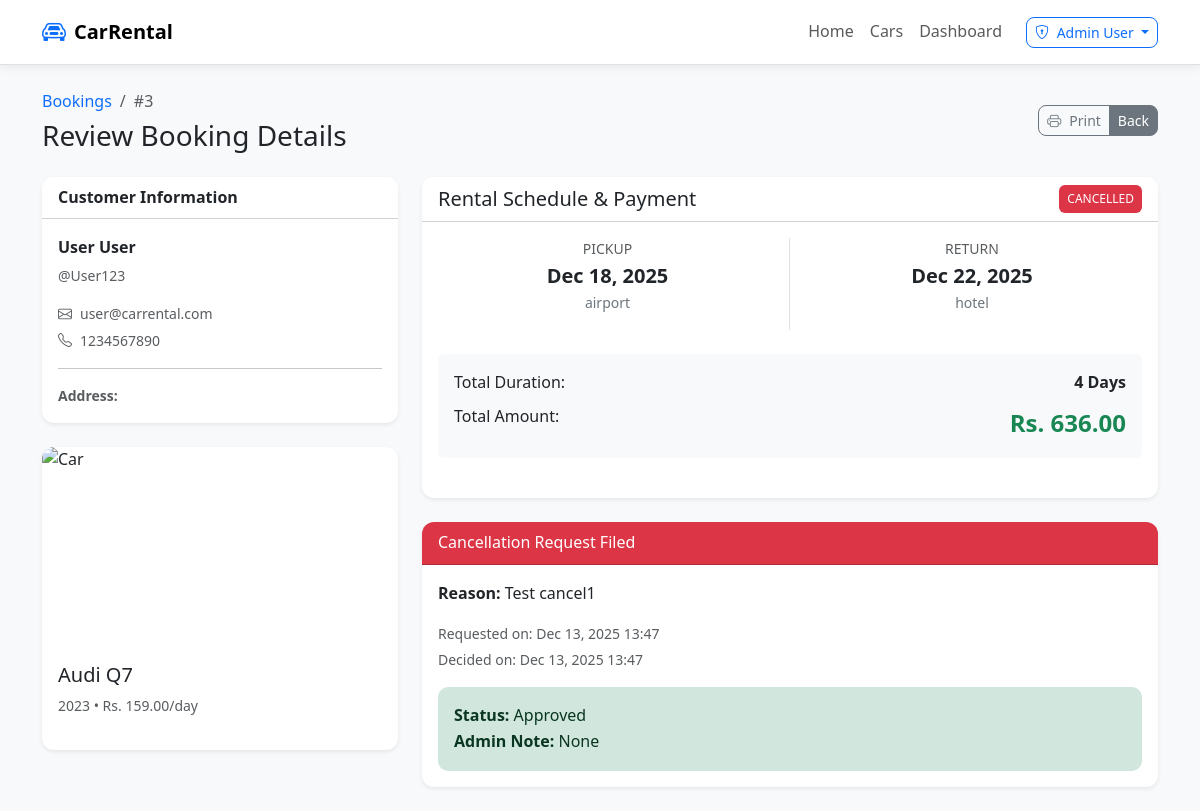
The page /admin/booking-details.php?id=3 (signed in) on the database its author committed.
### tables this page shows
CREATE TABLE `bookings` (
  `id` int(11) NOT NULL,
  `user_id` int(11) NOT NULL,
  `car_id` int(11) NOT NULL,
  `pickup_date` date NOT NULL,
  `return_date` date NOT NULL,
  `pickup_location` varchar(100) NOT NULL,
  `return_location` varchar(100) NOT NULL,
  `total_days` int(11) NOT NULL,
  `daily_rate` decimal(10,2) NOT NULL,
  `total_amount` decimal(10,2) NOT NULL,
  `status` enum('pending','approved','rejected','active','completed','cancelled') DEFAULT 'pending',
  `admin_notes` text DEFAULT NULL,
  `user_notes` text DEFAULT NULL,
  `created_at` timestamp NOT NULL DEFAULT current_timestamp(),
  `updated_at` timestamp NOT NULL DEFAULT current_timestamp() ON UPDATE current_timestamp(),
  `cancel_reason` text DEFAULT NULL,
  `canceled_at` datetime DEFAULT NULL
);

CREATE TABLE `users` (
  `id` int(11) NOT NULL,
  `username` varchar(50) NOT NULL,
  `email` varchar(100) NOT NULL,
  `password_hash` varchar(255) NOT NULL,
  `first_name` varchar(50) NOT NULL,
  `last_name` varchar(50) NOT NULL,
  `profile_image` varchar(255) DEFAULT NULL,
  `phone` varchar(20) DEFAULT NULL,
  `address` text DEFAULT NULL,
  `role` enum('user','admin') DEFAULT 'user',
  `status` enum('active','inactive','suspended') DEFAULT 'active',
  `created_at` timestamp NOT NULL DEFAULT current_timestamp(),
  `updated_at` timestamp NOT NULL DEFAULT current_timestamp() ON UPDATE current_timestamp(),
  `license_number` varchar(50) DEFAULT NULL,
  `license_image` varchar(255) DEFAULT NULL
);

CREATE TABLE `cars` (
  `id` int(11) NOT NULL,
  `brand` varchar(50) NOT NULL,
  `model` varchar(50) NOT NULL,
  `year` int(11) NOT NULL,
  `color` varchar(30) DEFAULT NULL,
  `license_plate` varchar(20) NOT NULL,
  `chassis_number` varchar(17) DEFAULT NULL,
  `mileage` int(11) DEFAULT 0,
  `fuel_type` enum('petrol','diesel','hybrid','electric') NOT NULL,
  `transmission` enum('manual','automatic') NOT NULL,
  `seats` int(11) NOT NULL,
  `doors` int(11) NOT NULL,
  `category` enum('economy','compact','mid-size','full-size','luxury','suv','sports') NOT NULL,
  `daily_rate` decimal(10,2) NOT NULL,
  `description` text DEFAULT NULL,
  `features` longtext DEFAULT NULL CHECK (json_valid(`features`)),
  `images` longtext DEFAULT NULL CHECK (json_valid(`images`)),
  `status` enum('available','rented','maintenance','unavailable') DEFAULT 'available',
  `created_at` timestamp NOT NULL DEFAULT current_timestamp(),
  `updated_at` timestamp NOT NULL DEFAULT current_timestamp() ON UPDATE current_timestamp()
);

CREATE TABLE `booking_cancellations` (
  `id` int(11) NOT NULL,
  `booking_id` int(11) NOT NULL,
  `user_id` int(11) NOT NULL,
  `cancel_reason` text NOT NULL,
  `status` enum('pending','approved','rejected') DEFAULT 'pending',
  `requested_at` datetime DEFAULT current_timestamp(),
  `decided_at` datetime DEFAULT NULL,
  `admin_note` text DEFAULT NULL
);

### public/url.php (called while the page is built, shortened)
<?php
if (!function_exists('base_url')) {
    function base_url(string $path = ''): string {
        $https = (!empty($_SERVER['HTTPS']) && $_SERVER['HTTPS'] !== 'off')
                 || (isset($_SERVER['SERVER_PORT']) && (int)$_SERVER['SERVER_PORT'] === 443);
        $scheme = $https ? 'https' : 'http';
        $host = $_SERVER['HTTP_HOST'] ?? $_SERVER['SERVER_NAME'] ?? 'localhost';
        $base = $scheme . '://' . $host . '/Car-rental-php/public/';
        $path = ltrim($path, '/');
        return $base . $path;
    }
}
function asset_url(string $path = ''): string {
    return base_url('assets/' . ltrim($path, '/'));
}
?>

### config/database.php (called while the page is built, shortened)
<?php
try {
    $dsn = "mysql:host=" . DB_HOST . ";dbname=" . DB_NAME . ";charset=" . DB_CHARSET;
    $pdo = new PDO($dsn, DB_USER, DB_PASS, [
        PDO::ATTR_ERRMODE => PDO::ERRMODE_EXCEPTION,
        PDO::ATTR_DEFAULT_FETCH_MODE => PDO::FETCH_ASSOC,
        PDO::ATTR_EMULATE_PREPARES => false,
    ]);
} catch (PDOException $e) {
    die("Database connection failed: " . $e->getMessage());
}
function db_query($sql, $params = []) {
    global $pdo;
    try {
        $stmt = $pdo->prepare($sql);
        $stmt->execute($params);
        return $stmt;
    } catch (PDOException $e) {
        error_log("Database query error: " . $e->getMessage());
        return false;
    }
}
function db_fetch($sql, $params = []) {
    $stmt = db_query($sql, $params);
    return $stmt ? $stmt->fetch() : false;
}
?>

### public/admin/booking-details.php (the view, shortened to what this page needs)
<?php
require_once __DIR__ . '/../url.php';
$booking_id = intval($_GET['id'] ?? 0);
$booking = db_fetch("
    SELECT b.*,
           c.brand, c.model, c.year, c.daily_rate, c.images,
           u.first_name, u.last_name, u.email, u.phone, u.address, u.username
    FROM bookings b
    JOIN cars c ON b.car_id = c.id
    JOIN users u ON b.user_id = u.id
    WHERE b.id = ?
", [$booking_id]);
$car_images = json_decode($booking['images'], true) ?? [];
$raw_path = $car_images[0] ?? '';
$car_image = (!empty($raw_path) && filter_var($raw_path, FILTER_VALIDATE_URL)) ? $raw_path : base_url($raw_path);
$cancel_request = db_fetch("SELECT * FROM booking_cancellations WHERE booking_id = ?", [$booking_id]);
?>
<!DOCTYPE html>
<html lang="en">
<head>
    <link href="https://cdn.jsdelivr.net/npm/bootstrap@5.3.2/dist/css/bootstrap.min.css" rel="stylesheet">
    <link rel="stylesheet" href="https://cdn.jsdelivr.net/npm/bootstrap-icons@1.11.2/font/bootstrap-icons.css">
    <link rel="stylesheet" href="<?= asset_url('css/styles.css') ?>">
</head>
<body class="bg-light">
<?php include __DIR__ . '/../navbar.php'; ?>
<main class="py-4">
    <div class="container">
        <div class="d-flex justify-content-between align-items-center mb-4">
            <div>
                <nav aria-label="breadcrumb">
                    <ol class="breadcrumb mb-1">
                        <li class="breadcrumb-item"><a href="manage-booking.php">Bookings</a></li>
                        <li class="breadcrumb-item active">#<?= $booking['id'] ?></li>
                    </ol>
                </nav>
                <h1 class="h3 mb-0">Review Booking Details</h1>
            </div>
            <div class="btn-group">
                <button onclick="window.print()" class="btn btn-outline-secondary btn-sm">
                    <i class="bi bi-printer me-2"></i>Print
                </button>
                <a href="manage-booking.php" class="btn btn-secondary btn-sm">Back</a>
            </div>
        </div>
        <div class="row g-4">
            <div class="col-lg-4">
                <div class="card shadow-sm mb-4">
                    <div class="card-header bg-white fw-bold">Customer Information</div>
                    <div class="card-body">
                        <p class="mb-1 fw-bold"><?= htmlspecialchars($booking['first_name'] . ' ' . $booking['last_name']) ?></p>
                        <p class="text-muted small mb-3">@<?= htmlspecialchars($booking['username']) ?></p>
                        <p class="text-muted small mb-1"><i class="bi bi-envelope me-2"></i><?= htmlspecialchars($booking['email']) ?></p>
                        <p class="text-muted small mb-0"><i class="bi bi-telephone me-2"></i><?= htmlspecialchars($booking['phone']) ?></p>
                        <hr>
                        <p class="text-muted small mb-0"><strong>Address:</strong><br><?= nl2br(htmlspecialchars($booking['address'])) ?></p>
                    </div>
                </div>
                <div class="card shadow-sm">
                    <img src="<?= htmlspecialchars($car_image) ?>" class="card-img-top" alt="Car" style="height: 200px; object-fit: cover;">
                    <div class="card-body">
                        <h5 class="card-title"><?= htmlspecialchars($booking['brand'] . ' ' . $booking['model']) ?></h5>
                        <p class="text-muted small"><?= $booking['year'] ?> • Rs. <?= number_format($booking['daily_rate'], 2) ?>/day</p>
                    </div>
                </div>
            </div>
            <div class="col-lg-8">
                <div class="card shadow-sm border-0 mb-4">
                    <div class="card-header bg-white d-flex justify-content-between align-items-center">
                        <h5 class="mb-0">Rental Schedule & Payment</h5>
                        <span class="badge bg-<?= ($booking['status'] == 'pending') ? 'warning' : (($booking['status'] == 'cancelled') ? 'danger' : 'success') ?> text-uppercase p-2">
                            <?= $booking['status'] ?>
                        </span>
                    </div>
                    <div class="card-body">
                        <div class="row text-center mb-4">
                            <div class="col-6 border-end">
                                <label class="text-muted small d-block">PICKUP</label>
                                <span class="fw-bold fs-5"><?= date('M d, Y', strtotime($booking['pickup_date'])) ?></span>
                                <p class="small text-secondary"><?= htmlspecialchars($booking['pickup_location']) ?></p>
                            </div>
                            <div class="col-6">
                                <label class="text-muted small d-block">RETURN</label>
                                <span class="fw-bold fs-5"><?= date('M d, Y', strtotime($booking['return_date'])) ?></span>
                                <p class="small text-secondary"><?= htmlspecialchars($booking['return_location']) ?></p>
                            </div>
                        </div>
                        <div class="bg-light p-3 rounded mb-4">
                            <div class="d-flex justify-content-between mb-2">
                                <span>Total Duration:</span>
                                <strong><?= $booking['total_days'] ?> Days</strong>
                            </div>
                            <div class="d-flex justify-content-between">
                                <span>Total Amount:</span>
                                <strong class="text-success fs-4">Rs. <?= number_format($booking['total_amount'], 2) ?></strong>
                            </div>
                        </div>
                    </div>
                </div>
                <?php if ($cancel_request): ?>
                    <div class="card border-danger shadow-sm mt-4">
                        <div class="card-header bg-danger text-white">Cancellation Request Filed</div>
                        <div class="card-body">
                            <p><strong>Reason:</strong> <?= nl2br(htmlspecialchars($cancel_request['cancel_reason'])) ?></p>
                            <p class="small text-muted mb-1">Requested on: <?= date('M d, Y H:i', strtotime($cancel_request['requested_at'])) ?></p>
                            <?php if ($cancel_request['status'] !== 'pending' && !empty($cancel_request['decided_at'])): ?>
                                <p class="small text-muted">Decided on: <?= date('M d, Y H:i', strtotime($cancel_request['decided_at'])) ?></p>
                            <?php endif; ?>
                            <?php if ($cancel_request['status'] === 'pending'): ?>
                                <hr>
                                <form action="cancellation-requests.php" method="POST">
                                    <input type="hidden" name="cancel_id" value="<?= $cancel_request['id'] ?>">
                                    <div class="mb-3">
                                        <label class="form-label small fw-bold">Admin Response Note</label>
                                        <textarea name="admin_note" class="form-control" rows="2" placeholder="Provide a reason for the customer..."></textarea>
                                    </div>
                                    <button name="action" value="approved" class="btn btn-danger btn-sm">Confirm & Cancel Booking</button>
                                    <button name="action" value="rejected" class="btn btn-outline-secondary btn-sm">Reject Request</button>
                                </form>
                            <?php else: ?>
                                <div class="alert alert-<?= ($cancel_request['status'] == 'approved') ? 'success' : 'secondary' ?> mt-2 mb-0">
                                    <strong>Status:</strong> <?= ucfirst($cancel_request['status']) ?><br>
                                    <strong>Admin Note:</strong> <?= htmlspecialchars($cancel_request['admin_note'] ?? 'None') ?>
                                </div>
                            <?php endif; ?>
                        </div>
                    </div>
                <?php endif; ?>
            </div>
        </div>
    </div>
</main>
</body>
</html>

### public/assets/css/styles.css (style rules this page uses)
:root { --primary-color: #0d6efd; --secondary-color: #6c757d; --success-color: #198754; --warning-color: #ffc107; --danger-color: #dc3545; --light-color: #f8f9fa; --muted-color: #adb5bd; --dark-color: #212529; --card-bg: #ffffff; --transition: all 0.3s ease; --radius-sm: 8px; --radius-md: 12px; --radius-lg: 16px; }
* { box-sizing: border-box; }
html, body { height: 100%; }
body { font-family: 'Segoe UI', Tahoma, Geneva, Verdana, sans-serif; line-height: 1.6; background-color: var(--light-color); color: var(--dark-color); -webkit-font-smoothing: antialiased; -moz-osx-font-smoothing: grayscale; transition: var(--transition); -webkit-tap-highlight-color: transparent; }
a { color: var(--primary-color); text-decoration: none; }
.card { transition: var(--transition); border: none; background: var(--card-bg); border-radius: var(--radius-md); box-shadow: 0 2px 10px rgba(0,0,0,0.08); overflow: hidden; }
.btn { border-radius: 8px; font-weight: 500; transition: var(--transition); }
.badge { font-size: 0.75rem; font-weight: 500; }
.alert { border-radius: 10px; border: none; }

### rows shown on the page
bookings: id "3", user.last_name "User User", user.username "User123", user.email "user@carrental.com", user.phone "1234567890", car.model "Audi Q7", car.year "2023", car.daily_rate "159.00", status "CANCELLED", pickup_date "Dec 18, 2025", pickup_location "airport", return_date "Dec 22, 2025", return_location "hotel", total_days "4", total_amount "636.00"
booking_cancellations: cancel_reason "Test cancel1", requested_at "Dec 13, 2025 13:47", decided_at "Dec 13, 2025 13:47", status "Approved", admin_note "None"

### other values the page prints
$_SESSION['user_name'] "Admin User"
